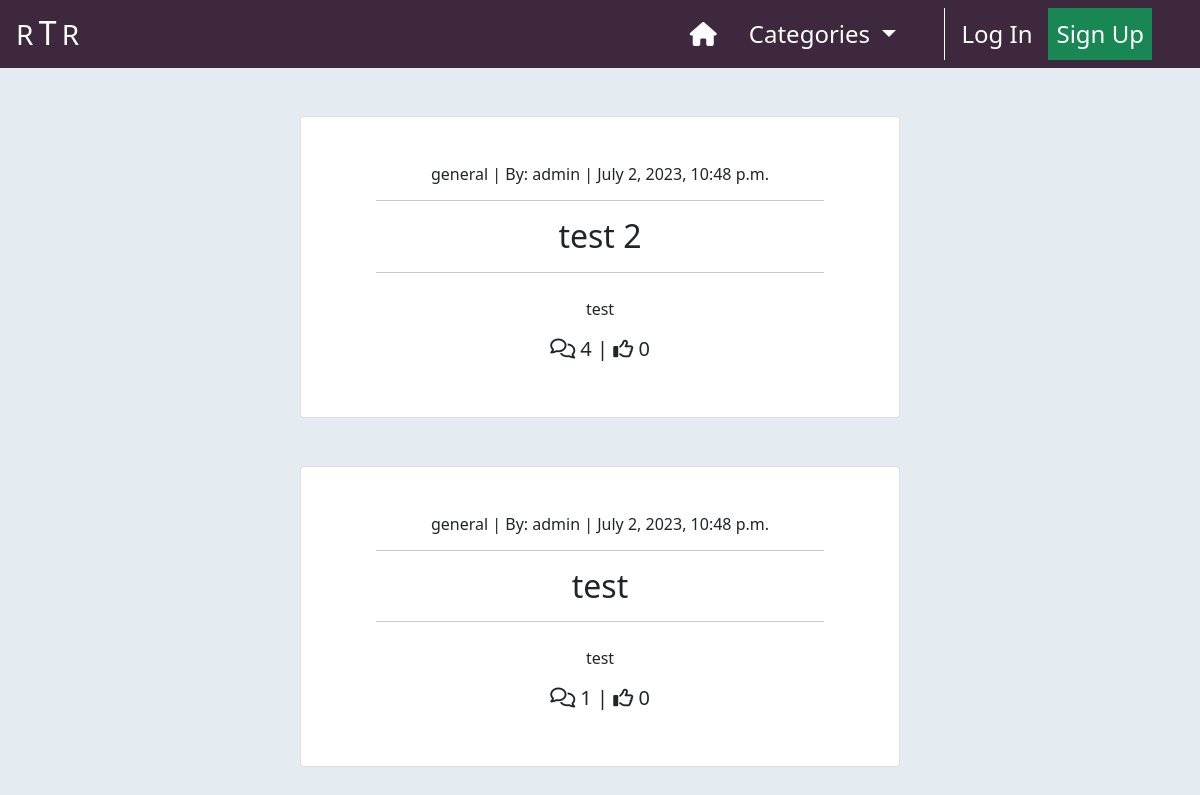
Before: / with the older database file.
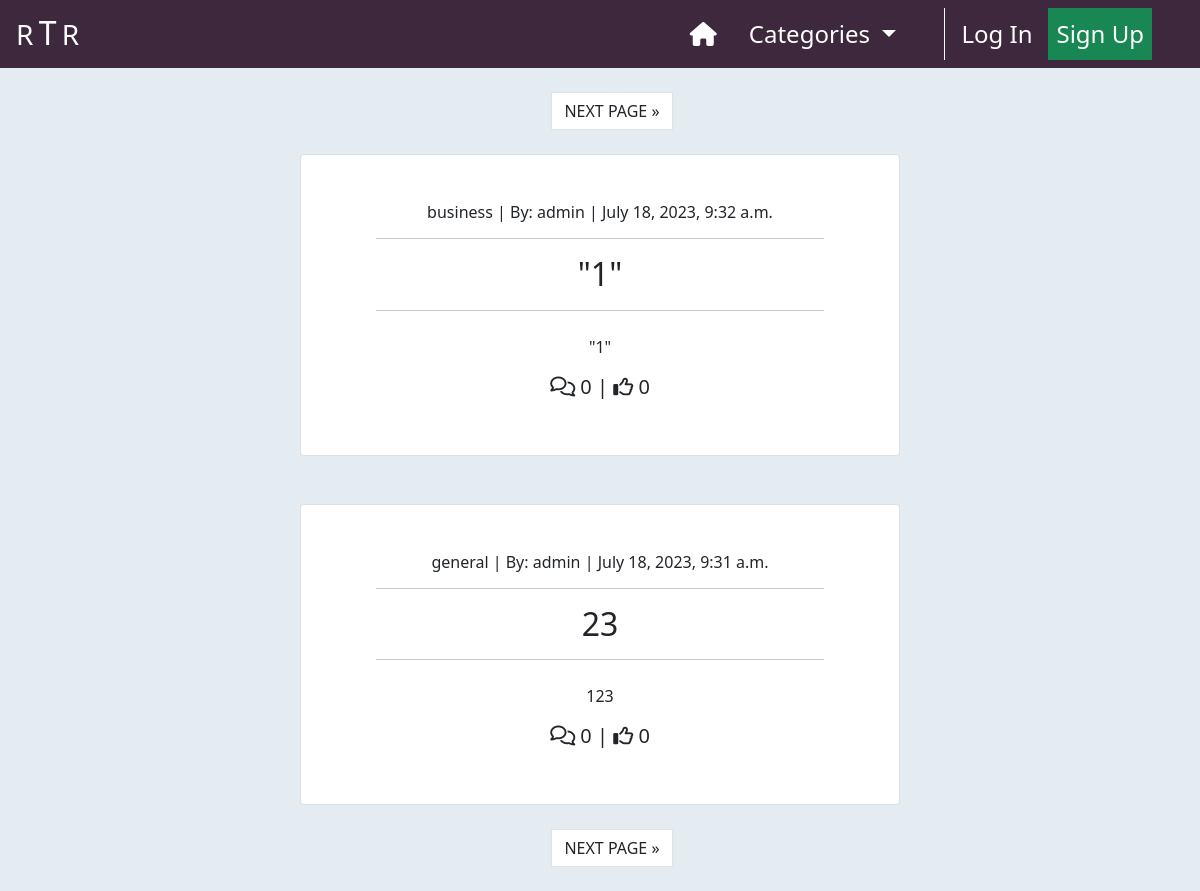
After: the same page with the newer database file.
### home/models.py (models this page shows, shortened)
class Post(models.Model):
    title = models.CharField(max_length=200, unique=True)
    slug = models.SlugField(
        max_length=200,
        unique=True,
        null=True,
        blank=True
    )
    author = models.ForeignKey(
        User,
        on_delete=models.CASCADE,
        related_name='posts'
    )
    excerpt = models.TextField(max_length=300, null=True, blank=True)
    content = models.TextField()
    category = models.ForeignKey(
        Category,
        max_length=30,
        null=True,
        blank=True,
        on_delete=models.SET_NULL
    )
    created_on = models.DateTimeField(auto_now_add=True)
    status = models.IntegerField(choices=STATUS, default=1)
    likes = models.ManyToManyField(User, related_name='likes', blank=True)
    class Meta:
        ordering = ['-created_on']

class Category(models.Model):
    class Meta:
        verbose_name_plural = 'Categories'
    friendly_name = models.CharField(max_length=254)
    name = models.CharField(max_length=254, null=True, blank=True)
    def get_friendly_name(self):
        return self.friendly_name

### home/views.py (the view)
# urls.py: path('', views.PostList.as_view(), name="index"),
class PostList(ListView):
    model = Post
    ordering = ['-created_on']
    template_name = "home/index.html"
    paginate_by = 2
    def get_queryset(self):
        category = self.request.GET.get('category')
        if category is not None:
            return Post.objects.filter(
                    category=category
                   ).order_by('-created_on')
        else:
            return Post.objects.all().order_by('-created_on')
    def get_context_data(self, **kwargs):
        context = super().get_context_data(**kwargs)
        context["category"] = self.request.GET.get('category', None)
        return context

### home/context_processors.py (called while the page is built)
def categories(request):
    return {
        'categories': Category.objects.all()
    }

### home/templates/home/index.html (shortened to what this page needs)
{% extends "base.html" %}
{% load static %}
{% block content %}
    <div class="container-fluid p-0">
        {% if is_paginated %}
            <nav aria-label="Upper page navigation">
                <ul class="pagination justify-content-center mt-4">
                    {% if page_obj.has_next %}
                        <li>
                            <a href="?page={{ page_obj.next_page_number }}{% if category != None %}&category={{ category }}{% endif %}"
                               class="page-link text-dark ms-4">
                                NEXT PAGE &raquo;
                            </a>
                        </li>
                    {% endif %}
                </ul>
            </nav>
        {% endif %}
        <div class="row g-0">
            <div class="col-md-8 col-lg-6 offset-md-2 offset-lg-3 text-center">
                {% for post in post_list %}
                    <div class="card card-border {% if is_paginated and forloop.first %}
                                                    mt-2
                                                 {% else %}
                                                    mt-5
                                                {% endif %}
                                                {% if forloop.last and not is_paginated %}
                                                    mb-5
                                                {% endif %}">
                        <a href="{% url 'post_detail' post.slug %}"
                            class="post-detail-link d-block my-5 text-dark text-decoration-none">
                            <h6>{{ post.category.name }} | By: {{ post.author | safe }}
                                <span class="post-date"> | {{ post.created_on }}</span>
                            </h6>
                            <hr class="w-75" style="margin-left: 12.5%;">
                            <h2 class="card-title">
                                {{ post.title }}
                            </h2>
                            <hr class="w-75" style="margin-left: 12.5%;">
                            {% if post.excerpt %}
                                <p class="mt-4 mx-2">{{ post.excerpt }}</p>
                            {% endif %}
                            <h5>
                                <span><i class="fa-regular fa-comments"></i> {{ post.comments.count }}</span> |
                                <span><i class="fa-regular fa-thumbs-up"></i> {{ post.likes.count }}</span>
                            </h5>
                        </a>
                    </div>
                {% endfor %}
                {% if is_paginated %}
                    <nav aria-label="Upper page navigation">
                        <ul class="pagination justify-content-center mt-4 mb-4">
                            {% if page_obj.has_next %}
                                <li>
                                    <a href="?page={{ page_obj.next_page_number }}{% if category != None %}&category={{ category }}{% endif %}"
                                       class="page-link text-dark ms-4">
                                        NEXT PAGE &raquo;
                                    </a>
                                </li>
                            {% endif %}
                        </ul>
                    </nav>
                {% endif %}
            </div>
        </div>
    </div>
{% endblock %}

Changed rows visible on the page:
removed Post: category.name "general", author "admin", created_on "July 2, 2023, 10:48 p.m.", title "test 2", excerpt "test", comments.count "4", likes.count "0"
removed Post: category.name "general", author "admin", created_on "July 2, 2023, 10:48 p.m.", title "test", excerpt "test", comments.count "1", likes.count "0"
added Post: category.name "business", author "admin", created_on "July 18, 2023, 9:32 a.m.", title "\"1\"", excerpt "\"1\"", comments.count "0", likes.count "0"
added Post: category.name "general", author "admin", created_on "July 18, 2023, 9:31 a.m.", title "23", excerpt "123", comments.count "0", likes.count "0"
Other visible differences:
text now shown: "NEXT PAGE » NEXT PAGE »"
